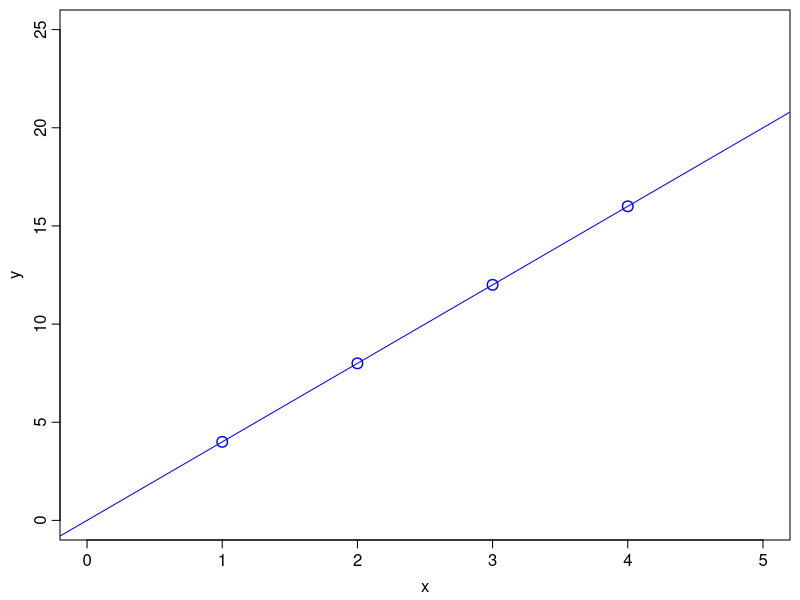
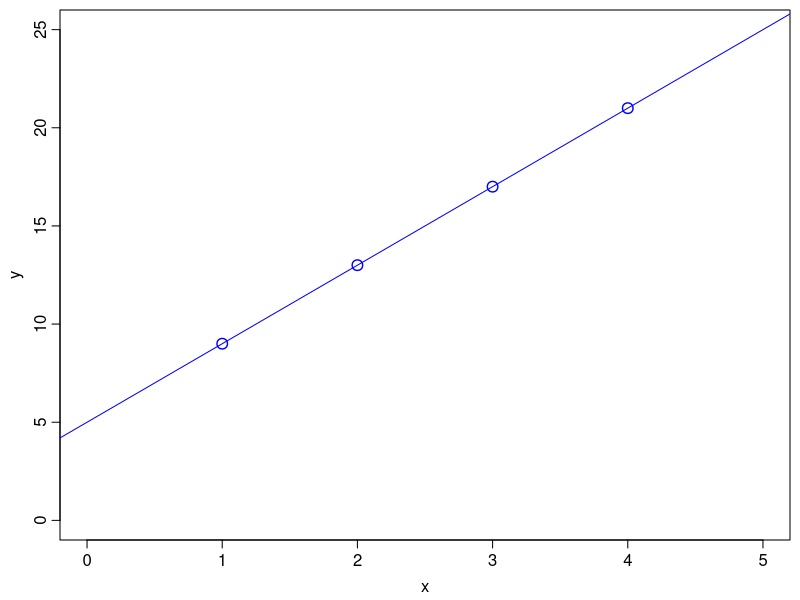
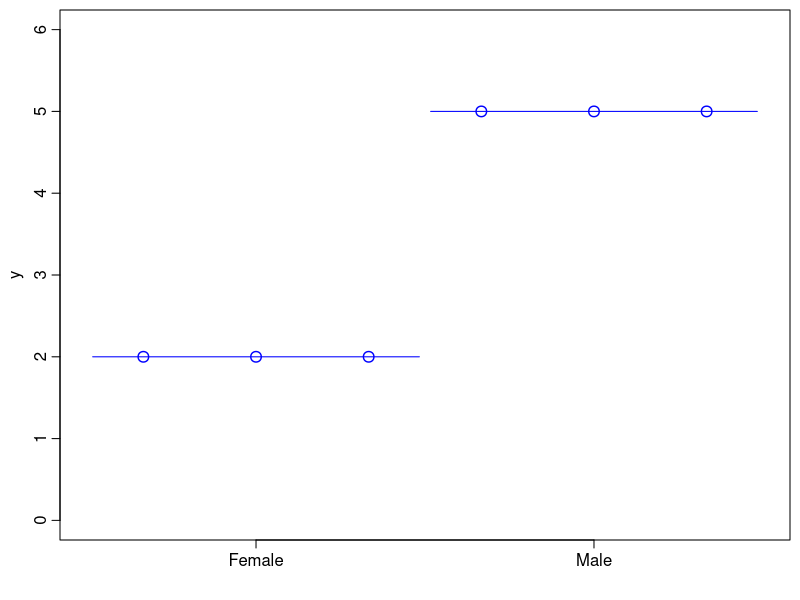
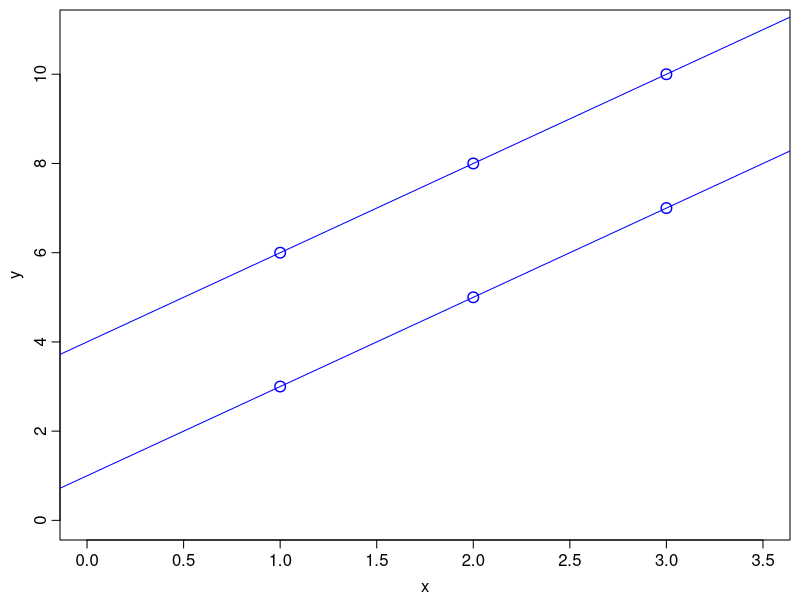
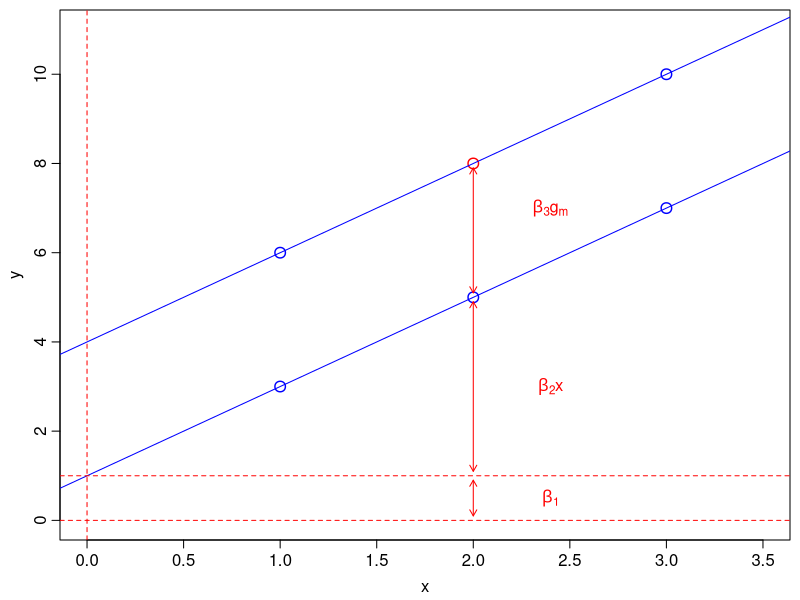

Source code (R) for these figures, in order: (Note: this script raises an error after producing the figures.)
palette(c('blue','red','purple','firebrick'))

# pdf width
w <- 3.5

# some replicate functions with changed defaults
arrows2 <- function(...) arrows(..., code=3, len=0.07, col='red')
text2   <- function(...) text(..., col='red', cex=1.4)


# simple regression no error

pdf('Origin.pdf', height=w, width=w)

	par(mar=c(3,3,0.5,0.5), mgp=c(1.8,0.5,0), tcl=-0.4)

	x <- 1:4
	y <- 4*x

	plot(y ~ x, col=1, pch=21, cex=1.4, xlim=c(0,5), ylim=c(0,25), lwd=1.4)
	abline(a=0, b=4,  col=1)	

dev.off()


pdf('Intercept.pdf', height=w, width=w)

	par(mar=c(3,3,0.5,0.5), mgp=c(1.8,0.5,0), tcl=-0.4)
	
	y <-  5 + 4*x

	plot(y ~ x, col=1, pch=21, cex=1.4, xlim=c(0,5), ylim=c(0,25), lwd=1.4)
	abline(a=5, b=4, col=1)	

dev.off()


pdf('Factor.pdf', height=w, width=w)

	par(mar=c(3,3,0.5,0.5), mgp=c(1.8,0.5,0), tcl=-0.4)
	
	y <- rep(c(2,5), each=3)
    x <- seq(along=y)-0.5
	plot(y ~ x, col='blue', pch=21, cex=1.4, xlim=c(0,6), ylim=c(0,6), lwd=1.4, xaxt='n', xlab='')
	gap <- 0.05
	arrows(c(0,3) + gap, c(2,5), c(3,6) - gap, c(2,5), code=0, col='blue')
    axis(side=1, at=c(1.5,4.5),  labels=c('Female','Male'))

dev.off()

pdf('TwoVars.pdf', height=w, width=w)

	par(mar=c(3,3,0.5,0.5), mgp=c(1.8,0.5,0), tcl=-0.4)
		
    x <- rep(1:3, times=2) 
    f <- rep(c(0,1), each=3)
    y <- 1 + 2 * x + 3 *f
	plot(y ~ x, col='blue', pch=21, cex=1.4, xlim=c(0,3.5), ylim=c(0,11), lwd=1.4)
	abline(a=1, b=2, col='blue')
	abline(a=4, b=2, col='blue')

dev.off()

pdf('TwoVarsHighlight.pdf', height=w, width=w)

	par(mar=c(3,3,0.5,0.5), mgp=c(1.8,0.5,0), tcl=-0.4)
		
    x <- rep(1:3, times=2) 
    f <- rep(c(0,1), each=3)
    y <- 1 + 2 * x + 3 *f
	plot(y ~ x,  pch=21, cex=1.4, xlim=c(0,3.5), ylim=c(0,11), lwd=1.4, col=c(1,1,1,1,2,1))
	abline(a=1, b=2, col='blue')
	abline(a=4, b=2, col='blue')
	
	abline(h=c(0,1), v=0, lty=2, col='red')
	gap <- 0.1
    arrows2(c(2,2,2), c(0,1,5)+gap, c(2,2,2), c(1,5,8)-gap)
	text(rep(2.4, 3), c(0.5,3,7), c(expression(beta[1]), expression(beta[2]*x), expression(beta[3]*g[m])), col='red')

dev.off()




x <- seq(along=y)-0.5
mid <- c(1,3,5,7)

pdf('Anova.pdf', height=w, width=w)

	par(mar=c(3,3,0.5,0.5), mgp=c(1.8,0.5,0), tcl=-0.4)

	plot(y ~ x, xaxt='n', xlab='', xlim=c(0,nk), ylim=c(0,max(y)), col=unclass(f), pch=21, cex=1.4, lwd=1.4)
	axis(side=1, at=mid,  labels=levels(f))
	
	gap <- 0.2
	arrows(c(0,2,4,6) + gap, yhat, c(2,4,6,8) - gap, yhat, col=1:4, code=0, lwd=2)


dev.off()


pdf('Error.pdf', height=w, width=w)

	par(mar=c(3,3,0.5,0.5), mgp=c(1.8,0.5,0), tcl=-0.4)
	x <- 1:4
	y <- 4*x + 5 + c(0.50,-2,2.58,-1)

	plot(y ~ x, col=1, pch=21, cex=1.4, xlim=c(0,5), ylim=c(0,25), lwd=1.4)
	#abline(a=5, b=4, col=1)	

dev.off()


pdf('TooFlat.pdf', height=w, width=w)

	par(mar=c(3,3,0.5,0.5), mgp=c(1.8,0.5,0), tcl=-0.4)

	plot(y ~ x, col=1, pch=21, cex=1.4, xlim=c(0,5), ylim=c(0,25), lwd=1.4)
	tooflat <- nls(y ~ a + 1 * x, start=list(a=10))
	abline(a=coef(tooflat), b=1, col=1)
	
	p <- predict(tooflat)
	r <- resid(tooflat)
	
	arrows(x,p,x,p+r, col='red', code=0)
	
dev.off()


pdf('TooSteep.pdf', height=w, width=w)

	par(mar=c(3,3,0.5,0.5), mgp=c(1.8,0.5,0), tcl=-0.4)

	plot(y ~ x, col=1, pch=21, cex=1.4, xlim=c(0,5), ylim=c(0,25), lwd=1.4)
	b <- 7
	toosteep <- nls(y ~ a + b * x, start=list(a=-10))
	abline(a=coef(toosteep), b=b, col=1)
	
	p <- predict(toosteep)
	r <- resid(toosteep)
	
	arrows(x,p,x,p+r, col='red', code=0)
	
dev.off()



pdf('Varying.pdf', height=w, width=2*w)

	par(mar=c(3,3,0.5,0.5), mgp=c(1.8,0.5,0), tcl=-0.4)
	par(mfrow=c(1,2))
	
	bvals <- seq(1, 7, length=50)
	resvar <- rep(NA, 50)
	
	for(b in seq_along(bvals)){
	
		model <- nls(y ~ a + bvals[b] * x, start=list(a=-10))

		p <- predict(model)
		r <- resid(model)
		resvar[b] <- deviance(model)

		plot(y ~ x, col=1, pch=21, cex=1.4, xlim=c(0,5), ylim=c(0,25), lwd=1.4)
		abline(a=coef(model), b=bvals[b], col=1)
		arrows(x,p,x,p+r, col='red', code=0)

		plot(resvar ~ bvals, type='o', ylim=c(10,60), col=2)		

	}
	
	abline(v=4, lty=2)
	
dev.off()


pdf('Varying_timeline.pdf', height=w, width=2*w)

	par(mar=c(3,3,0.5,0.5), mgp=c(1.8,0.5,0), tcl=-0.4)
	par(mfrow=c(1,2))
	
	bvals <- seq(1, 7, length=51)
	resvar <- rep(NA, 51)

	plot(y ~ x, col=1, pch=21, cex=1.4, xlim=c(0,5), ylim=c(0,25), lwd=1.4)
	p1 <- par('usr')
	plot(resvar ~ bvals, type='o', ylim=c(10,60), col=2, ylab='Sum of square residuals', xlab=expression(Slope~(beta[2])))		
	p2 <- par('usr')
	
	for(b in seq_along(bvals)){
	
		model <- nls(y ~ a + bvals[b] * x, start=list(a=-10))
		p <- predict(model)
		r <- resid(model)
		resvar[b] <- deviance(model)

		plot.new()
		par(usr=p1)
		arrows(x,p,x,p+r, col='red', code=0)
		abline(a=coef(model), b=bvals[b], col=1)
		
		plot.new()
		par(usr=p2)
		points(resvar ~ bvals, type='o', ylim=c(10,60), col=2)		

	}
	
	abline(v=4, lty=2)
	
dev.off()

pdf('Justright.pdf', height=w, width=w)

	par(mar=c(3,3,0.5,0.5), mgp=c(1.8,0.5,0), tcl=-0.4)

	plot(y ~ x, col=1, pch=21, cex=1.4, xlim=c(0,5), ylim=c(0,25), lwd=1.4)
	justright <- nls(y ~ a + b * x, start=list(a=5, b=4))
	abline(justright, col=1)
	
	p <- predict(justright)
	r <- resid(justright)
	
	arrows(x,p,x,p+r, col='red', code=0)
	
dev.off()

pdf('Predicted.pdf', height=w, width=w)

	par(mar=c(3,3,0.5,0.5), mgp=c(1.8,0.5,0), tcl=-0.4)

	plot(y ~ x, col='grey', pch=21, cex=1.4, xlim=c(0,5), ylim=c(0,25), lwd=1.4)
	abline(justright, col=1)
	
	p <- predict(justright)
	r <- resid(justright)

	arrows(x,p,x,p+r, col='grey', code=0)	
	points(x, p, col=2,  pch=21, cex=1.4 )

	
dev.off()

pdf('residDemo.pdf', height=1.5*w, width= 1.2*w )

	par(mar=c(3,3,0.5,0.5), mfrow=c(2,1), mgp=c(1.8,0.5,0), tcl=-0.4)

	sd <- 1
	# xx <- runif(100)*25
	# yy <- 1 + 0.2*xx + rnorm(100, sd=sd)
	xx <- c(10.56, 8.42, 7.45, 5.85, 13.55, 7.33, 2.59, 4.29, 21.79, 1.52, 
			19.6, 22.32, 2.25, 1.67, 5.09, 3.93, 20.71, 2.7, 1.41, 4.81, 
			16.72, 14.49, 22.47, 2.76, 17.97, 0.52, 1.77, 23.91, 16.85, 17.45, 
			17.77, 4.82, 13.14, 0.88, 20.37, 8.64, 12.23, 14.04, 21.66, 3.07, 
			17.9, 0.75, 22, 24, 1.33, 18.07, 12.15, 0.92, 10.28, 18.48, 19.31, 
			11.64, 10.43, 1.29, 8.32, 13.94, 4.76, 6.92, 4.19, 14.94, 20.29, 
			13.72, 17.84, 1.39, 5.8, 17.48, 23.31, 24.96, 1.47, 18.79, 11.67, 
			15.78, 8.23, 15.48, 4.66, 0.37, 4.67, 24.75, 8.83, 4.64, 9.25, 
			22.76, 4.38, 12.14, 18.69, 20.02, 4.51, 1.61, 1.52, 17.32, 3.44, 
			2, 3.34, 6.09, 22.96, 8.04, 4.85, 23.5, 7.05, 5.41)
	yy <- c(4.63, 2.64, 2.54, 1.49, 3.8, 3.06, 2.1, 1.15, 5.3, 1.35, 5.05, 
			4.9, 2.79, -0.01, 2.21, 1.39, 5.34, -0.68, 1.1, 2.15, 3.14, 4.81, 
			6.83, 1.74, 4.44, 1.41, 0.19, 5.51, 2.83, 5.86, 4.46, 1.94, 4.81, 
			2.65, 4.99, 2.33, 2.95, 4.54, 7.3, 1.8, 4.66, 1.73, 5.1, 5.86, 
			0.03, 4.47, 3.53, 2.05, 3.7, 3.88, 5.56, 2.02, 3.89, 0.58, 4.87, 
			3.8, 3.26, 0.56, 1.11, 1.5, 5.02, 2.12, 2.38, 1.74, 3.09, 3.53, 
			6.89, 5.43, 0.01, 4.24, 3.04, 5.11, 2.18, 3.26, 2.4, -1.04, 3.37, 
			5.42, 3.69, -1.36, 3.42, 4.12, 2.4, 1.73, 2.78, 5.85, 0.63, 1.52, 
			0.07, 5.38, 0.24, 2.38, 3.13, 2.6, 4.25, 2.2, 2.35, 5.58, 2.56, 1.68)
	plot(yy~xx, col='gray60', ylab='y', xlab='x', ylim=c(-2,8))
	mod <- lm(yy~xx)
	abline(mod, col='gray60')
	
	pts <- c(1,6,11,16,21)
	mnx <- predict(mod, newdata=list(xx=pts))
	points(pts, mnx, col='red', pch=19)
	
	for(i in seq_along(pts)){
	
		qn <- qnorm(ppoints(99), mean=mnx[i], sd=sd)
		dn <- dnorm(qn, mean=mnx[i], sd=sd)
		dn <- dn / max(dn) * 3 
		lines(dn + pts[i], qn, col='red', lwd=1.5)
		lines(rep(pts[i],2), qn[c(1,99)], col='red', lty=1, lwd=0.5)
		lines(c(pts[i], pts[i] + dn[45]), rep(mnx[i],2), col='red', lty=1, lwd=0.5)
		
	}
	
	n <- 21
	p <- ppoints(n)
	a <- qnorm(seq(0,1, by=diff(p)[1]))
	a[c(1,n+1)] <- c(-3,3)
	q <- qnorm(p)
	d <- dnorm(q)
	
	curve(dnorm(x), xlim=c(-3,3), type='n', ylim=c(0,0.45), ylab='Density')
	
	for(i in seq(1,n, by=2)){
	    x <- seq(a[i], a[i+1], length=15)
		y <- dnorm(x)
		polygon(x=c(a[i], x, a[i+1]), c(0,y,0), col='grey80', border=NA)
	}
	
	arrows(q, dnorm(q), q, rep(0.43, length(q)), code=0, col='gray')
	curve(dnorm(x), xlim=c(-3,3), add=TrUE)
	points(q, dnorm(q), col='red')
	points(q, rep(0.43, length(q)), col='red')


dev.off()


pdf('LinearModels.pdf', height=2/3*w, width=2*w)

	par(mar=c(3,3,2,0.5), mfrow=c(1,3), mgp=c(1.8,0.5,0), tcl=-0.4)
	
	x <- runif(20)
	y <- 0.5 * x + rnorm(20, sd=0.05)

	mod <- lm(y~x)
	plot(y ~ x, col='red')
	abline(mod, col=1)
	title(main=expression(y == beta[1] + beta[2] *x))

	x <- runif(20)
	y <- 0.5 * x - 0.6*x^2+ rnorm(20, sd=0.03)

	mod <- lm(y~x + I(x^2))
	plot(y ~ x, col='red')
	xx <- seq(0,1, length=50)
	p <- predict(mod, newdata=list(x=xx))
	lines(xx, p, col=1)
	title(main=expression(y == beta[1] + beta[2] *x + beta[3] *x^2))


	x1 <- runif(40)
	x2 <- runif(40)
	y  <- 0.2 * x1 + 0.3 * x2 - 0.4*x2^2 + 0.2*x1*x2 + rnorm(40, sd=0.05)
	mod <- lm(y ~ x1*x2+ I(x2^2))
	
	xx <- seq(0,1,length=20)
	newdata <- expand.grid(x1=xx, x2=xx)
	p <- predict(mod, newdata=newdata)	
	
	par(mar=c(1,1,2,1))
	VT <- persp(xx,xx, matrix(p, ncol=20), theta=-45, phi=10, xlab='x1', ylab='x2', zlab='y', border=1)
	points(trans3d(x1,x2,y, VT), col='red')

	title(main=expression(y == beta[1] + beta[2] * x[1] + beta[3] * x[2]+ beta[4] * x[2]^2+  beta[5] *x[1]*x[2]))


dev.off()

# pdf('Animate.pdf', height=w, width=w)

# for(t in seq(-180,180, by=5)){
	# VT <- persp(xx,xx, matrix(p, ncol=20), theta=t, phi=10, xlab='x1', ylab='x2', zlab='y', border=1)
	# points(trans3d(x1,x2,y, VT), col='red')

	# title(main=expression(y == beta[1] + beta[2] * x[1] + beta[3] * x[2]+ beta[4] * x[2]^2+  beta[5] *x[1]*x[2]))
# }

# dev.off()


## data for constant variance plots

# xreg <- runif(60)
# yreg <- 1 + 2*xreg +rnorm(60, sd=0.25)
# xaov <- gl(3,20, labels=c('none','sofa','active'))
# yaov <- 3 + 2.5 * (xaov=='sofa') + 1.1 * (xaov=='active') + rnorm(60, sd=0.25)
# yqd <- 0.1 + 2*xreg -  4*xreg^2 + rnorm(60, sd=0.25)
# ycurve   <- 1 + 2*xreg + 2 * xreg^2 + rnorm(60, sd=0.25) 
# yneqvar  <- 3 + 2.5 * (xaov=='sofa') + 1.1 * (xaov=='active') + rnorm(60, sd=0.25)*unclass(xaov)
# ynonnorm <- 0.1 + 2*xreg -  4*xreg^2 + rt(60, df=1.5)/10
# dat <- data.frame(xreg=round(xreg,3), xaov=xaov, yreg=round(yreg,3), yoav=round(yaov,3), 
#                   yqd=round(yqd,3), ycurve=round(ycurve,3), yneqvar=round(yneqvar,3), ynonnorm=round(ynonorm,3))


dat <- data.frame(xreg = c(0.669, 0.529, 0.825, 0.659, 0.791, 0.283, 
							0.164, 0.768, 0.129, 0.333, 0.647, 0.863, 0.987, 0.265, 0.602, 
							0.444, 0.513, 0.535, 0.717, 0.162, 0.059, 0.839, 0.285, 0.644, 
							0.382, 0.736, 0.983, 0.023, 0.121, 0.394, 0.271, 0.098, 0.705, 
							0.119, 0.415, 0.374, 0.516, 0.419, 0.529, 0.126, 0.143, 0.791, 
							0.011, 0.206, 0.506, 0.569, 0.03, 0.875, 0.429, 0.623, 0.346, 
							0.658, 0.74, 0.979, 0.591, 0.136, 0.338, 0.93, 0.921, 0.928), 
				    xaov = gl(3,20, labels=c('none','sofa','active')),			    
				    yreg = c(2.492, 1.956, 2.771, 2.292, 2.902, 1.829, 1.565, 2.341, 1.097, 
							2.1, 2.258, 2.89, 3.08, 1.589, 2.329, 1.897, 2.191, 1.91, 2.74, 
							1.215, 1.61, 2.55, 1.563, 1.918, 1.623, 2.735, 2.762, 1.152, 
							1.13, 1.618, 1.819, 1.217, 2.22, 1.291, 1.61, 1.707, 2.323, 2.215, 
							2.297, 1.032, 1.191, 2.581, 1.078, 1.44, 1.906, 2.095, 1.098, 
							3.044, 1.514, 2.133, 1.598, 1.974, 2.314, 2.799, 2.187, 0.95, 
							1.86, 2.667, 2.822, 2.752), 
				    yoav = c(3.29, 2.728, 2.979, 3.509, 3.446, 2.901, 2.792, 
						    3.308, 3.107, 3.14, 3.212, 3.109, 2.912, 2.894, 3.214, 2.705, 
						    3.164, 2.482, 2.693, 3.07, 5.685, 5.349, 5.958, 5.368, 5.695, 
						    5.357, 5.557, 4.995, 5.731, 5.57, 5.405, 5.017, 5.538, 5.556, 
						    5.052, 6.005, 5.585, 5.31, 5.739, 4.893, 4.236, 4.66, 4.269, 
						    4.5, 3.612, 3.465, 3.799, 4.132, 3.838, 4.326, 3.844, 4.091, 
						    4.237, 3.987, 4.504, 3.874, 4.219, 4.065, 4.336, 4.157), 
				    yqd = c(-0.254, -0.198, -1.103, 0, -1.006, 0.262, 1.051, 
						    -0.551, 0.151, -0.071, -0.361, -1.212, -2.044, 0.481, 0.066, 
						    0.104, -0.029, -0.1, -0.098, 0.607, 0.146, -1.005, 0.067, 
						    -0.044, 0.447, -0.576, -2.327, 0.065, 0.275, 0.081, 0.847, 
						    0.04, -0.576, 0.642, 0.285, 0.39, 0.246, 0.322, -0.111, 0.385, 
						    0.329, -0.81, 0.168, 0.521, 0.19, -0.183, 0.01, -1.519, 0.431, 
						    -0.263, 0.307, -0.813, -0.976, -2.142, -0.138, 0.67, 0.387, 
						    -1.478, -1.11, -1.559),
					ycurve = c(2.897, 2.463, 3.678, 3.179, 3.342, 1.474, 1.586, 3.131, 1.403, 
							1.653, 3.112, 3.644, 4.573, 1.931, 2.814, 2.126, 2.328, 2.845, 
							2.823, 1.214, 1.085, 3.485, 1.776, 2.993, 1.508, 2.978, 4.522, 
							1.662, 1.122, 1.715, 1.839, 1.129, 3.105, 1.441, 2.214, 1.473, 
							2.411, 1.762, 2.599, 1.38, 0.952, 3.785, 1.207, 1.418, 1.932, 
							2.368, 1.297, 4.089, 2.077, 2.899, 1.891, 2.832, 3.151, 4.792, 
							3.018, 1.248, 2.162, 4.043, 4.289, 4.07),
					yneqvar = c(2.944, 2.593, 2.788, 3.206, 2.795, 3.323, 2.881, 
							2.996, 2.951, 2.9, 2.534, 3.02, 2.718, 3.022, 3.129, 3.026, 2.863, 
							3.454, 3.026, 2.94, 4.771, 5.627, 6.435, 5.479, 5.01, 5.094, 
							5.347, 4.767, 5.701, 5.759, 5.266, 5.477, 5.861, 4.547, 5.671, 
							5.069, 5.604, 5.883, 6.007, 4.649, 5.834, 5.307, 4.276, 4.201, 
							3.372, 4.669, 4.079, 3.724, 3.843, 3.835, 3.084, 2.897, 4.553, 
							3.706, 4.274, 4.818, 2.736, 4.268, 4.528, 4.582),
					ynonnorm = c(-0.256, 0.06, -0.986, 0.579, -0.343, 0.296, 0.626, -0.559, 
							-0.269, 0.676, -1.752, -0.931, -1.768, 0.662, -0.205, 0.045, 
							0.147, 0.101, -0.094, 0.361, 0.209, 0.376, 0.285, -0.34, 0.272, 
							-0.611, -1.898, 0.238, 0.218, 0.124, 0.228, 0.022, -0.353, 0.268, 
							0.295, 0.326, 0.261, 0.275, 0.069, 0.313, 0.341, -0.518, 0.093, 
							-0.438, 0.123, -0.13, 0.382, -1.23, 0.806, -0.217, 0.185, -0.309, 
							-0.663, -1.817, -0.29, 0.487, 0.217, -1.481, -1.385, -1.424))



regmod <- lm(yreg~xreg, data=dat)
regpred <- predict(regmod)
regres <- resid(regmod)

aovmod <- lm(yaov ~ xaov, data=dat)
aovpred <- predict(aovmod)
aovres <- resid(aovmod)

quadmod <- lm(yqd ~ xreg + I(xreg^2), data=dat) 
quadpred <- predict(quadmod)
quadres <- resid(quadmod)

curvemod <- lm(ycurve ~ xreg, data=dat)
curvepred <- predict(curvemod)
curveres <- resid(curvemod)

neqvarmod <- lm(yneqvar ~ xaov, data=dat)
neqvarpred <- predict(neqvarmod)
neqvarres <- resid(neqvarmod)

nonnormmod <- lm(ynonnorm ~ xreg + I(xreg^2), data=dat)
nonnormpred <- predict(nonnormmod)
nonnormres <- resid(nonnormmod)

pdf('ConstantVarianceDat.pdf', height=2/3*w, width=2*w)

	par(mar=c(3,3,2,0.5), mfrow=c(1,3), mgp=c(1.8,0.5,0), tcl=-0.4)
	
	plot(yreg ~ xreg,  ylab='y',  xlab='x',col='red', data=dat)
	title(main=expression(y == beta[1] + beta[2] *x))

	xaovxx <- c(4:23, 29:48, 54:73)
	plot(yaov ~ xaovxx, ylim=c(2.25, 6.25), xlim=c(1, 76), xlab='', xaxt='n', ylab='y', col='red', data=dat)
	axis(1, at=c(1,26,51,76), labels=FALSE)
	mtext(levels(xaov), at=c(13.5,38.5,63.5), side=1, line=1.8, cex=0.8)
	abline(v=c(1,26,51,76), lty=2, col='gray')
	title(main=expression(y == beta[1] + beta[2] * x[s] + beta[3] *x[a]))


	plot(yqd ~ xreg,  ylab='y',  xlab='x', col='red', data=dat)
	title(main=expression(y == beta[1] + beta[2] *x + beta[3] *x^2))

dev.off()


pdf('ConstantVarianceMods.pdf', height=2/3*w, width=2*w)

	par(mar=c(3,3,2,0.5), mfrow=c(1,3), mgp=c(1.8,0.5,0), tcl=-0.4)
	
	plot(yreg ~ xreg,  ylab='y',  xlab='x', type='n', data=dat)
	title(main=expression(y == beta[1] + beta[2] *x))

	arrows(xreg, regpred, xreg, yreg, code=0, col='grey')
	abline(regmod, col='blue')
	points(yreg ~ xreg, col='red', data=dat)	

	xaovxx <- c(4:23, 29:48, 54:73)
	plot(yaov ~ xaovxx, ylim=c(2.25, 6.25), xlim=c(1, 76), xlab='', xaxt='n', ylab='y', type='n', data=dat)
	axis(1, at=c(1,26,51,76), labels=FALSE)
	mtext(levels(xaov), at=c(13.5,38.5,63.5), side=1, line=1.8, cex=0.8)
	abline(v=c(1,26,51,76), lty=2, col='gray')
	title(main=expression(y == beta[1] + beta[2] * x[s] + beta[3] *x[a]))
	
	arrows(xaovxx, aovpred, xaovxx, yaov, code=0, col='grey')
	cf <- coef(aovmod)
	cf[2:3] <- cf[2:3] + cf[1]
	arrows(c(1,26,52), cf, c(26,51,76),cf, code=0, col='blue')
	points(yaov ~ xaovxx, col='red', data=dat)

	plot(yqd ~ xreg,  ylab='y',  xlab='x', type='n', data=dat)
	title(main=expression(y == beta[1] + beta[2] *x + beta[3] *x^2))

	arrows(xreg, quadpred, xreg, yqd, code=0, col='grey')
	cf <- as.list(coef(quadmod))
	names(cf) <- c('i','l','q')
	with(cf, curve(i + l*x + q*x^2, col='blue', add=TrUE))
	points(yqd ~ xreg, col='red', data=dat)

dev.off()

pdf('Fitresid.pdf', height=2/3*w, width=2*w)

	par(mar=c(3,3,2,0.5), mfrow=c(1,3), mgp=c(1.8,0.5,0), tcl=-0.4)

	plot(regmod,  which=1, add.smooth=FALSE, col='red')
	plot(aovmod,  which=1, add.smooth=FALSE, col='red')
	plot(quadmod, which=1, add.smooth=FALSE, col='red')

dev.off()

qq2 <- function(mod){
	rs <- rstandard(mod)
	xy <- qqnorm(rs, plot.it=FALSE)
	plot(xy, type='n', main="Normal Q-Q plot", xlab='Theoretical Quantiles', ylab='Sample Quantiles')
	qqline(rs, col='gray30')
	points(xy, col='red')
}

pdf('QQNorm.pdf', height=2/3*w, width=2*w)

	par(mar=c(3,3,2,0.5), mfrow=c(1,3), mgp=c(1.8,0.5,0), tcl=-0.4)
	
	qq2(regmod)
	qq2(aovmod)
	qq2(quadmod)
			
dev.off()

# Bad plots

pdf('NonConstantVarianceMods.pdf', height=2/3*w, width=2*w)

	par(mar=c(3,3,2,0.5), mfrow=c(1,3), mgp=c(1.8,0.5,0), tcl=-0.4)
	
	plot(ycurve ~ xreg,  ylab='y',  xlab='x', type='n', data=dat)
	title(main=expression(y == beta[1] + beta[2] *x))

	arrows(xreg, curvepred, xreg, ycurve, code=0, col='grey')
	abline(curvemod, col='blue')
	points(ycurve ~ xreg, col='red', data=dat)	

	xaovxx <- c(4:23, 29:48, 54:73)
	plot(yneqvar ~ xaovxx, ylim=c(2.25, 6.45), xlim=c(1, 76), xlab='', xaxt='n', ylab='y', type='n', data=dat)
	axis(1, at=c(1,26,51,76), labels=FALSE)
	mtext(levels(xaov), at=c(13.5,38.5,63.5), side=1, line=1.8, cex=0.8)
	abline(v=c(1,26,51,76), lty=2, col='gray')
	title(main=expression(y == beta[1] + beta[2] * x[s] + beta[3] *x[a]))
	
	arrows(xaovxx, neqvarpred, xaovxx, yneqvar, code=0, col='grey')
	cf <- coef(neqvarmod)
	cf[2:3] <- cf[2:3] + cf[1]
	arrows(c(1,26,52), cf, c(26,51,76),cf, code=0, col='blue')
	points(yneqvar ~ xaovxx, col='red', data=dat)

	plot(ynonnorm ~ xreg,  ylab='y',  xlab='x', type='n', data=dat)
	title(main=expression(y == beta[1] + beta[2] *x + beta[3] *x^2))

	arrows(xreg, nonnormpred, xreg, ynonnorm, code=0, col='grey')
	cf <- as.list(coef(nonnormmod))
	names(cf) <- c('i','l','q')
	with(cf, curve(i + l*x + q*x^2, col='blue', add=TrUE))
	points(ynonnorm ~ xreg, col='red', data=dat)

dev.off()

pdf('BadFitresid.pdf', height=2/3*w, width=2*w)

	par(mar=c(3,3,2,0.5), mfrow=c(1,3), mgp=c(1.8,0.5,0), tcl=-0.4)

	plot(curvemod,  which=1, add.smooth=FALSE, col='red')
	plot(neqvarmod,  which=1, add.smooth=FALSE, col='red')
	plot(nonnormmod, which=1, add.smooth=FALSE, col='red')

dev.off()

pdf('BadQQNorm.pdf', height=2/3*w, width=2*w)

	par(mar=c(3,3,2,0.5), mfrow=c(1,3), mgp=c(1.8,0.5,0), tcl=-0.4)
	
	qq2(curvemod)
	qq2(neqvarmod)
	qq2(nonnormmod)
			
dev.off()


# pdf('Anscombe.pdf', height=2*w, width=2*w)

	# par(mar=c(3,3,0.5,0.5), mfrow=c(2,2), mgp=c(1.8,0.5,0), tcl=-0.4)
	
	# data(anscombe)
	
	# for(i in 1:4){
		
		# x <- anscombe[,i]; y <- anscombe[,i+4]
		# mod <- lm(y~x)
		# plot(y ~ x)
		# abline(mod)
	# }

# dev.off()

## EXPLANATOrY POWEr


# null and saturated model

x <- 1:9
f1 <- gl(3,3, labels=letters[1:3])
f2 <- gl(9,1, labels=letters[1:9])
# y <- unclass(f1) +rnorm(9, sd=0.9)
y <- c(0.82, 1, 0.17, -0.42, 2.29, 2.35, 4.06, 2.71, 2.73)


pdf('NullSaturated.pdf', height=1.5*w, width=1.2*w)

	par(mar=c(3,3,2,0.5), mfrow=c(2,1), mgp=c(1.8,0.5,0), tcl=-0.4)

	null <- lm(y ~ 1)
	nr <- resid(null)
	np <- predict(null)
	nullSS <- sum(resid(null)^2)


	plot(y ~ x, col='red', xlim=c(0.5,9.5), xaxt='n', xlab='')
	abline(null, col='blue')
	arrows(x, np, x, y, col='blue', code=0)
	title(main=expression(y == beta[1]), line=1.2)
	text(1, 3.5, sprintf("ESS = %0.2f\nrSS = %0.2f", 0,nullSS), adj=0)	

	mod <- lm(y ~ f2) 
	plot(y ~ x, col='red', xlim=c(0.5,9.5), xaxt='n')
	axis(1, at=1:9, labels=levels(f2))
	arrows(x-0.5, y, x+0.5, y, col='blue', code=0)
	title(main=expression(y == beta[1] + beta[2]*f[b] + ldots + beta[8]*f[h]), line=1.2)
	text(1, 3.5, sprintf("ESS = %0.2f\nrSS = %0.2f", nullSS, 0), adj=0)	

dev.off()

pdf('Intermediate.pdf', height=0.75*w, width=1.2*w)

	par(mar=c(3,3,2,0.5),  mgp=c(1.8,0.5,0), tcl=-0.4)
	mod <- lm(y ~ f1) 
	r <- resid(mod)
	p <- predict(mod)
	rss <- sum(resid(mod)^2)
	plot(y ~ x, col='red', xlim=c(0.5,9.5), xaxt='n', xlab='')
	axis(1, at=c(2,5,8), labels=levels(f1))
	cf <- coef(mod); cf[2:3] <- cf[2:3]+cf[1]
	arrows(c(1,4,7), cf, c(3,6,9), cf, col=2, code=0 )
	arrows(x, p, x, y, col='blue', code=0)
	title(main=expression(y == beta[1] + beta[2]*f[b] + beta[3]*f[c]), line=1.2)
	text(1, 3.5, sprintf("ESS = %0.2f\nrSS = %0.2f", nullSS-rss,rss), adj=0)		

dev.off()

# Simulate F 2,6

N <- 10000
ratio <- numeric(N)
f1 <- gl(3,3, labels=letters[1:3])
x <- 1:9
y <- matrix(rnorm(9 *N), ncol=9)

null <- apply(y, 1, function(x) var(x) * 8)
means <- t(apply(y, 1, function(x) rep(c(mean(x[1:3]), mean(x[4:6]), mean(x[7:9])), each=3)))

rSS <- rowSums((y - means)^2)
ESS <- null - rSS
ratio <- (ESS/2)/(rSS/6)

idx <- c(which.min(ratio), which.min(abs(ratio - median(ratio))),  which.min(abs((ratio -12))))

pdf('F_extremes.pdf', height=2/3*w, width=2*w)

	par(mar=c(3,3,2,0.5), mfrow=c(1,3), mgp=c(1.8,0.5,0), tcl=-0.4)

	yl <- range(y[idx,])
	
	for(i in idx){
		
		null <- lm(y[i,] ~ 1)
		nullSS <- sum(resid(null)^2)
	
		mod <- lm(y[i,] ~ f1) 
		r <- resid(mod)
		p <- predict(mod)
		rss <- sum(resid(mod)^2)
		
		plot(y[i, ] ~ x, col='red', xlim=c(0,9.5), xaxt='n', xlab='', ylab='y', ylim=yl)
		axis(1, at=c(2,5,8), labels=levels(f1))
		cf <- coef(mod); cf[2:3] <- cf[2:3]+cf[1]
		arrows(c(1,4,7), cf, c(3,6,9), cf, col=2, code=0 )
		arrows(x, p, x, y[i,], col='blue', code=0)
		title(main=expression(y == beta[1] + beta[2]*f[b] + beta[3]*f[c]), line=1.2)
		
		text(0.2, 1., sprintf("ESS = %0.2f\nrSS = %0.2f\nF = %0.2f", nullSS-rss, rss, anova(mod)[1,4]), adj=0)		
	
	}

dev.off()




pdf('FAnimate.pdf',height=0.75*w, width= 1.2*w)

	par(mar=c(3,3,0.5,0.5), mgp=c(1.8,0.5,0), tcl=-0.4)

	clip <- quantile(ratio, 0.99)
	xr <-c(0, clip)
	bks <- seq(0, clip, length=30)
	tratio <- ifelse(ratio >= clip, NA, ratio)
	
	# base graphic
	plot(1, ylim=c(0,0.8), xlim=xr, type='n', xlab='Variance ratio', ylab='Density')
	arrows(4.52,0.2,4.52,0, lwd=2, col='red',len=0.13)
	usr <- par('usr')
	
	# frames of animation
	for(x in seq(250,N, by=250)){
		plot.new();  par(usr=usr)	
		h <- hist(tratio[1:x], breaks=bks, plot=FALSE)
		h$density <- h$counts/N/diff(bks)[1]
		lines(h, freq=FALSE)
	}

	abline(v=quantile(ratio, 0.95), col='blue')
	
dev.off()

## T simulation

x <- 1:20 + runif(20)/0.5

y1 <- 6 - 0.05 * x + rnorm(20, sd=2.3)
y2 <- 3 + 1/3 * x + rnorm(20, sd=2.3)
y3 <- 6 - 0.05 * x + rnorm(20, sd=0.4)
y4 <- 3 + 1/3 * x + rnorm(20, sd=0.4)

xd <- list(x=seq(0, 20, length=100))

yr <- range(y1,y2,y3,y4)

pdf('T_examples.pdf',height=1.5*w, width= 2*w)
	
	par(mar=c(0.5,0.5,0.5,0.5), mfrow=c(2,2), mgp=c(1.8,0.5,0), tcl=-0.4, oma=c(2,2,2,2))
	
	for(i in 1:4){
		
		y <- get(paste('y', i, sep=''))
	
		plot(y~x, ylim=yr, type='n', xaxt='n', yaxt='n')
		mod <- lm(y ~ x)
		if(i %in% c(3,4)) axis(1) else axis(1, labels=FALSE)
		if(i %in% c(1,3)) axis(2) else axis(2, labels=FALSE)
		
		if(i == 1) {mtext('Small effect', line=1, cex=1.2)}
		if(i == 2) {mtext('Large effect', line=1, cex=1.2); ; mtext('Low precision', side=4, line=1, cex=1.2)} 
		if(i == 4) mtext('High precision', side=4, line=1, cex=1.2)


		p <- predict(mod, newdata=xd, se.fit=TrUE)
	
		abline(h=mean(y), col='grey')
		abline(mod, col='blue')
		lines(xd$x, p$fit + 2*p$se.fit, col='blue', lty=2)
		lines(xd$x, p$fit - 2*p$se.fit, col='blue', lty=2)
			
		points(y ~ x, col='red')
		mm <- summary(mod)$coef
		text(2, yr[2]-0.5 , bquote(beta[2]==.(a), list(a=round(mm[2,1],3))), adj=0)		
		text(2, yr[2]-1.5 , bquote(se ==.(a), list(a=round(mm[2,2],3))), adj=0)		
		text(2, yr[2]-2.5 , bquote(t ==.(a), list(a=round(mm[2,3],3))), adj=0)		
	
		
		# print(summary(lm(y ~ x)))
	}
	
dev.off()


# Simulate t 19

N <- 10000
tval <- numeric(N)
x <- 1:20 + runif(20)/0.5
y <- matrix(rnorm(20*N, mean=5), ncol=20)
xd <- list(x=seq(0, 20, length=100))


for(i in seq_along(tval)) tval[i] <- summary(lm(y[i,] ~ x))$coef[2,3]


idx <- c(which.min(tval), which.min(abs(tval)),  which.max(tval))

pdf('t_extremes.pdf', height=2/3*w, width=2*w)

	par(mar=c(3,3,2,0.5), mfrow=c(1,3), mgp=c(1.8,0.5,0), tcl=-0.4)

	yl <- range(y[idx,])

	for(i in idx){
		
				
		plot(y[i, ] ~ x, col='red', ylab='y', ylim=yl)
		title(main=expression(y == beta[1] + beta[2]*x, line=1.2))
		mod <- lm(y[i,] ~ x)
		p <- predict(mod, newdata=xd, se.fit=TrUE)
	
		abline(h=mean(y[i,]), col='grey')
		abline(mod, col='blue')
		lines(xd$x, p$fit + 2*p$se.fit, col='blue', lty=2)
		lines(xd$x, p$fit - 2*p$se.fit, col='blue', lty=2)

		mm <- summary(mod)$coef
		if( mm[2,1] < 0) yy <- 3.5 else yy <- 6.75
		text(3, yy  , bquote(beta[2]==.(a), list(a=round(mm[2,1],3))), adj=0)		
		text(3, yy - 0.4, bquote(se ==.(a), list(a=round(mm[2,2],3))), adj=0)		
		text(3, yy - 0.8, bquote(t ==.(a), list(a=round(mm[2,3],3))), adj=0)		

	
	}

dev.off()





pdf('tAnimate.pdf',height=0.75*w, width= 1.2*w)

	par(mar=c(3,3,0.5,0.5), mgp=c(1.8,0.5,0), tcl=-0.4)

	xr <- range(tval)
	bks <- seq(xr[1], xr[2], length=30)
	
	# base graphic
	plot(1, ylim=c(0,0.42), xlim=xr, type='n', xlab='t value', ylab='Density')
	usr <- par('usr')
	
	# frames of animation
	for(x in seq(250,N, by=250)){
		plot.new();  par(usr=usr)	
		h <- hist(tval[1:x], breaks=bks, plot=FALSE)
		h$density <- h$counts/N/diff(bks)[1]
		lines(h, freq=FALSE)
	}

	abline(v=quantile(tval, c(0.025,0.975)), col='red')
	
dev.off()


## more detailed examples
# n <- 60
# x <- rep(1:20, times=3) + runif(60)
# f <- gl(3,20)
# y1 <- 4 + rnorm(n, sd=2)
# y2 <- 1 + 0.05*x + 1.2*unclass(f) + rnorm(n, sd=1.3)
# y3 <- -1 + 0.3*x + unclass(f) + rnorm(n, sd=0.8)

palette(c('red','blue','darkgreen'))

f <- gl(3,20)
x <- c(1.32, 2.87, 3.91, 4.51, 6, 7, 7.12, 8.4, 9.31, 10.04, 11.5, 
		12.96, 13.47, 14.83, 15.77, 16.69, 17.93, 18.82, 19.47, 20.19, 
		1.25, 2.08, 3.62, 4.44, 5.46, 6.58, 7.22, 8.56, 9.15, 10.11, 
		11, 12.83, 13.66, 14.44, 15.38, 17, 17.28, 18.66, 19.54, 20.62, 
		1.29, 2.44, 3.83, 4.56, 5.59, 6.84, 7.18, 8.24, 9.31, 10.69, 
		11.25, 12.16, 13.87, 14.55, 15.19, 16.66, 17.17, 18.06, 19.04, 20.25)
y1 <- c(3.63, 4.59, 4.5, 3.16, 4.32, 4.36, 0.41, 1.47, 3.44, 2.85, 
		8.62, 6.14, 6.8, 4.75, 0.77, 4.4, 1.53, 4.05, 6.62, 1.45, 4.14, 
		7.58, 5.52, 2.68, 2.4, 1.54, 4.3, 2.96, 5.36, 5.2, 1.37, 6.95, 
		3.46, 2.84, 3.32, -0.12, 6.47, 3.63, 5.27, 6.6, 2, 6.35, 4.03, 
		6.75, 3.92, 3.48, 3.33, 3.6, 6.58, 6.43, 8.67, 3.24, -0.28, 4.58, 
		6.18, 4.64, 3.9, 4.64, 4.07, 3.9)
y2 <- c(1.76, 6.46, 0.63, -0.25, 5.27, 2.97, 2.91, 2.05, 
		2.16, 3.95, 5.2, 1.93, 3.03, 4.62, 4, 6.67, 2.36, 3.49, 3.87, 
		0.26, 3.49, 3.05, 3.45, 4.5, 3.29, 2.41, 4.58, 1.43, 3.56, 2.28, 
		4.05, 4.74, 6.43, 3.11, 5.15, 3.43, 2.78, 3.74, 5.82, 3.66, 4.11, 
		3.8, 3.9, 4.33, 5.67, 4.71, 4.64, 3.41, 6.34, 4.16, 6.44, 7.02, 
		6.89, 2.99, 5.3, 5.84, 5.48, 6.64, 8.78, 5.64)
y3 <- c(0.39, 0.65, -0.13, 1.14, 1.58, 2, 2.85, 1.74, 3.9, 
		1.83, 3.01, 4.39, 3.85, 5.32, 3.62, 5.56, 5.92, 5, 5.39, 6.71, 
		1.16, 1.55, 0.15, 1.27, 2.92, 3.35, 3.25, 3.26, 4.84, 3.42, 3.55, 
		4.21, 5.3, 5.65, 6.56, 6.63, 5.24, 6.41, 5.76, 7.73, 2.47, 2.54, 
		2.55, 2.66, 3.47, 4.7, 3.75, 4.48, 4.12, 6.49, 5.42, 4.86, 5.97, 
		6.61, 6.04, 6.58, 6.39, 7.51, 7.42, 8.37)

pdf('anova_null.pdf', height=2/3*w, width=2*w)

	par(mar=c(3,3,2,0.5), mfrow=c(1,3), mgp=c(1.8,0.5,0), tcl=-0.4)

	for(i in 1:3){
		
		y <- get(paste('y', i, sep=''))
	
		plot(y~x, ylim=c(-2,10), type='n')
		null <- lm(y ~ 1)
		pnull <- predict(null)
	
		abline(null, col='grey')
		arrows(x,pnull,x,y, code=0, col='grey')
		points(y ~ x, col='red')
		text(1.5,9.5, sprintf('SS = %0.2f', sum(resid(null)^2)), adj=0, cex=1.2)
		title(main=expression(y == beta[1]))
	}
	
dev.off()


pdf('anova_mod.pdf', height=2/3*w, width=2*w)

	par(mar=c(3,3,2,0.5), mfrow=c(1,3), mgp=c(1.8,0.5,0), tcl=-0.4)

	for(i in 1:3){
		
		y <- get(paste('y', i, sep=''))
	
		plot(y~x, ylim=c(-2,10), type='n')
		mod <- lm(y ~ x )
		pmod  <- predict(mod)
	
		abline(mod, col='blue')
		arrows(x,pmod,x,y, code=0, col='blue')
		points(y ~ x, col='red')
		text(1.5,9.5, sprintf('SS = %0.2f', sum(resid(mod)^2)), adj=0, cex=1.2)
		title(main=expression(y == beta[1] + beta[2] *x))	
	
	}

dev.off()


pdf('anova_mod2.pdf', height=2/3*w, width=2*w)

	par(mar=c(3,3,2,0.5), mfrow=c(1,3), mgp=c(1.8,0.5,0), tcl=-0.4)

	for(i in 1:3){
		
		y <- get(paste('y', i, sep=''))
	
		plot(y~x, ylim=c(-2,10), type='n')
		mod2 <- lm(y ~ x + f)
		pmod2 <- predict(mod2)
		
		for(l in seq_along(levels(f))){
			xx <- x[unclass(f)==l]
			yy <- y[unclass(f)==l]
			pp <- pmod2[unclass(f)==l]
			lines(xx, pp, col=l)
			arrows(xx,pp, xx,yy, col=l, code=0)
		}
		points(y ~ x, col=f)
		text(1.5,9.5, sprintf('SS = %0.2f', sum(resid(mod2)^2)), adj=0, cex=1.2)
		title(main=expression(y == beta[1] + beta[2] *x + beta[3] *f[b] + beta[4] * f[c]))	
	}

dev.off()

# Simulate F 1,58

N <- 10000
ratio <- numeric(N)
sampleSize <- 60

for(i in seq_along(ratio)){
	y <- rnorm(sampleSize)
	x <- gl(3,20)
	ratio[i] <- anova(lm(y ~ x))[1,4]
}


# Create vectors to store results in
N <- 10000
sampleSize <- 40 # <<< try changing this value to 20 and 200

sample1 <- matrix(rnorm(n=N*sampleSize, mean=10, sd=2), nrow =N, ncol=sampleSize)
sample2 <- matrix(rnorm(n=N*sampleSize, mean=10, sd=2), nrow =N, ncol=sampleSize)

var1 <- apply(sample1, 1, var)
var2 <- apply(sample2, 1, var)

ratio <- var1/var2



pdf('FAnimate.pdf',height=1.5*w, width= 1.2*w)

	par(mar=c(3,3,0.5,0.5), mfrow=c(2,1), mgp=c(1.8,0.5,0), tcl=-0.4)

	curve(dnorm(x, mean=10, sd=2), xlim=c(2,18), ylim=c(0,0.33), lwd=4 ,col='gray', ylab='Density')
	usr1 <- par('usr')
	plot(1, ylim=c(0,1.3), xlim=c(0,3.5), type='n', xlab='Variance ratio', ylab='Density')
	usr2 <- par('usr')
	
	idx <-c(which.min(abs(ratio -1)), which.min(ratio),   which.max(ratio))
	labloc <- c(10,5,15)
	for(i in seq_along(idx)){
		
		ind <- idx[i]
		plot.new(); par(usr=usr1)
		lines(density(sample1[ind,]), col=i, lwd=2)
		lines(density(sample2[ind,]), col=i, lwd=2, lty=2)
		
		vals <- list(f=round(ratio[ind],2), x=round(var1[ind],2), y=round(var2[ind],2)) 
		text(labloc[i], 0.30, bquote(.(f) == frac(.(x), .(y)), where=vals), cex=0.8, col=i)

		plot.new(); par(usr=usr2)
		abline(v=vals$f, col=i, lwd=2)
	}

	# add frame with annotations for all curves for the animation
	plot.new(); par(usr=usr1)
	for(i in seq_along(idx)){		
		ind <- idx[i]
		lines(density(sample1[ind,]), col=i, lwd=2)
		lines(density(sample2[ind,]), col=i, lwd=2)
	}
	plot.new(); par(usr=usr2); abline(v=ratio[idx], col=1:3, lwd=2)

	for(x in seq(250,N, by=250)){
		plot.new(); plot.new(); par(usr=usr2)	
		h <- hist(ratio[1:x], breaks=seq(-0.05,3.55, by=0.1), plot=FALSE)
		h$density <- h$counts/N/0.1
		lines(h, freq=FALSE)
	}

#   plot.new(); plot.new(); par(usr=usr2)
#	curve(df(x, sampleSize-1, sampleSize-1), add=TrUE, col='red', lwd=2)

dev.off()


pdf('F_simulated.pdf', height=2/3*w, width=2*w)

	par(mar=c(3,3,2,0.5), mgp=c(1.8,0.5,0), tcl=-0.4)

	hist(ratio, breaks=seq(-0.05,3.55, by=0.1), xlab='Variance ratio', freq=FALSE, main='')

	abline(v=quantile(ratio, c(0.025, 0.975)), col='red', lwd=2)
	abline(v=quantile(ratio, c(0.005, 0.995)), col='red', lwd=2, lty=2)
	
	curve(df(x, sampleSize-1, sampleSize-1), add=TrUE, col='red', n=500)

dev.off()



## FOr PrACTICAL
x <- 1:4
y <- 4*x + 5 + c(0.50,-2,2.58,-1)

mod <- lm(y ~ x)
coef(mod)
model.matrix(mod)
resid(mod)
model.matrix(mod) %*% coef(mod)
predict(mod)
model.matrix(mod) %*% coef(mod) + resid(mod)
print(y)

# HArDCOrE MATHS
D <- model.matrix(mod)

t(D) %*% y

# coefficients
solve(t(D) %*% D) %*% t(D) %*% y
# predictions
D%*%solve(t(D) %*% D) %*% t(D) %*% y

# hat matrix yhat = hat * y
D%*%solve(t(D) %*% D) %*% t(D)


# anova
k <- 2; n <- 4
nk <- n * k
f <- gl(n,k, labels=c('Control','Manip','Treat 1','Treat 2'))
# y <- rnorm(n*k, mean=rep(c(3,3.5,6.5,8), each=k))
y <- c(1.58, 4.16, 4.26, 3.18, 6.79, 6.73, 6.33, 8.73)

yhat <- tapply(y,f,mean)

# contrasts - two alternative versions.
mod <- lm(y ~ f)

alt <- matrix(c(1/4,1/4,1/4,1/4, -1,1,0,0,0,0,-1,1,1/2,1/2,-1/2,-1/2), ncol=4)
crossprod(alt) # orthogonal
f2 <- C(f, solve(t(alt))[,-1])
mod2 <- lm(y ~ f2)

summary(mod)
summary(mod2)

# saturated model
f3 <- gl(8,1)
mod3 <- lm(y ~ f3)


x <- seq(along=y)-0.5
mid <- c(1,3,5,7)

pdf('Anova.pdf', height=w, width=w)

	par(mar=c(3,3,0.5,0.5), mgp=c(1.8,0.5,0), tcl=-0.4)

	plot(y ~ x, xaxt='n', xlab='', xlim=c(0,nk), ylim=c(0,max(y)), col=unclass(f), pch=21, cex=1.4, lwd=1.4)
	axis(side=1, at=mid,  labels=levels(f))
	
	gap <- 0.2
	arrows(c(0,2,4,6) + gap, yhat, c(2,4,6,8) - gap, yhat, col=1:4, code=0, lwd=2)


dev.off()


pdf('AnovaModel1.pdf', height=w, width=w)

	par(mar=c(3,3,0.5,0.5), mgp=c(1.8,0.5,0), tcl=-0.4)

	plot(y ~ x, xaxt='n', xlab='', xlim=c(0,nk + 4), ylim=c(0,max(y)), col=unclass(f), pch=21, cex=1.4, lwd=1.4)
	axis(side=1, at=mid,  labels=levels(f))

	abline(h=c(0,yhat), col='grey')
	
	gap <- 0.2
	arrows(c(0,2,4,6) + gap, yhat, c(2,4,6,8) - gap, yhat, col=1:4, code=0, lwd=2)

    arrows2(nk + 0.5, 0 ,nk + 0.5, yhat[1])
    arrows2(nk + 1:3+0.5, yhat[1] , nk + 1:3 +0.5, yhat[-1])
    
    lab <- parse(text=paste('beta[',1:4,']', sep=''))
    text((nk + 0:3) + 0.9, yhat[1] + c(-cf[1], cf[-1])/2, lab, col='red', cex=1.2)

dev.off()

pdf('AnovaModel2.pdf', height=w, width=w)

	par(mar=c(3,3,0.5,0.5), mgp=c(1.8,0.5,0), tcl=-0.4)

	plot(y ~ x, xaxt='n', xlab='', xlim=c(0,nk + 4), ylim=c(0,max(y)), col=unclass(f), pch=21, cex=1.4, lwd=1.4)
	axis(side=1, at=mid,  labels=levels(f))

	abline(h=c(0,yhat), col='grey')
	
	gap <- 0.2
	arrows(c(0,2,4,6) + gap, yhat, c(2,4,6,8) - gap, yhat, col=1:4, code=0, lwd=2)

    arrows2(nk + 0.5, 0 ,nk + 0.5, yhat[1])
    arrows2(nk + 1:3+0.5, yhat[1] , nk + 1:3 +0.5, yhat[-1])
    
    lab <- parse(text=paste('beta[',1:4,']', sep=''))
  
  	cf <- coef(mod2)
	
	abline(h=mean(y), lty=2)
	abline(h=mean(y), lty=2)
	arrows(c(0,2,4,6), yhat, c(2,4,6,8), yhat, col=1:4, code=0, lwd=2)
    arrows2(9, 0 , 9, cf[1])

dev.off()




x <- rep((0:9)+0.5, times=3)
f <- gl(3,10, labels=LETTErS[1:3])
# y <- 0.25*x + unclass(f) + rnorm(30, sd=0.3)
y <-  c(1.05, 1.073, 1.924, 2.17, 1.836, 2.513, 2.593, 2.826, 
		3.106, 3.387, 2.113, 2.712, 2.364, 3.092, 2.617, 2.889, 3.225, 
		4.068, 3.736, 4.812, 3.297, 3.719, 3.378, 3.827, 4.364, 4.062, 
		4.339, 4.776, 5.492, 5.513)

mod <- lm(y ~ x + f)
pred <- predict(mod)
resid <- resid(mod)

cf <- as.list(coef(mod))
names(cf)[1] <- 'a'

predPoints <-  data.frame(x=c(2,5,8), f=LETTErS[3:1])
predPoints$y <- predict(mod, newdata=predPoints)

regrEnds <-  data.frame(x=rep(c(-2,12), times=3), f=rep(LETTErS[1:3], each=2))
regrEnds$y <- predict(mod, newdata=regrEnds)


pdf('ScatterplotSingle.pdf', height=w, width=6)

	par(mar=c(4,4,1,1), mgp=c(2.5,0.8,0), tcl=-0.4)

	plot(y ~ x, col=1, pch=21, cex=1.4, xlim=c(0,max(x)), ylim=c(0,max(y)), lwd=1.4)
	

dev.off()


pdf('ScatterplotGroup.pdf', height=w, width=6)

	par(mar=c(4,4,1,1), mgp=c(2.5,0.8,0), tcl=-0.4)

	plot(y ~ x, col=unclass(f), pch=21, cex=1.4, xlim=c(0,max(x)), ylim=c(0,max(y)), lwd=1.4)
	
	with(cf, abline(a= a, b=x, col=1))
	with(cf, abline(a= a + fB, b=x, col=2))
	with(cf, abline(a= a + fC, b=x, col=3))

dev.off()

pdf('CoefMarkup.pdf', height=w, width=6)

	par(mar=c(4,4,1,1), mgp=c(2.5,0.8,0), tcl=-0.4)

	plot(y ~ x, col='gray', pch=21, cex=1.4, xlim=c(0,max(x)), ylim=c(0,max(y)), lwd=1.4)
	
	with(cf, abline(a= a, b=x, col='grey'))
	with(cf, abline(a= a + fB, b=x, col='grey'))
	with(cf, abline(a= a + fC, b=x, col='grey'))
	
	abline(v=0, lty=2)
	abline(h=0, lty=2)
	abline(h=cf$a, lty=2)
	
	
	sep <- 0.05; labsep <- 0.4
	with(predPoints, {
		lo <- 0; hi <- cf$a
		arrows2(x, lo + sep, x, hi - sep)
	    text2(x + labsep, (lo+hi)/2, expression(alpha))
	})
	
	with(predPoints, {
		lo <- cf$a; hi <- y - c(cf$fC, cf$fB, 0)
		arrows2(x, lo + sep, x,  hi - sep)
		text2(x + labsep, (lo+hi)/2, expression(beta*x))
	})
	
	with(predPoints[-3,], {
	 lo <-  y - c(cf$fC, cf$fB); hi <- y
	 arrows2(x, lo + sep, x,  hi - sep)
	 text2(x + labsep, (lo+hi)/2 + c(0.5,0), c(expression(epsilon), expression(delta)))
	})
	
dev.off()

# more complex example model matrix
y <- rnorm(20)
x1 <- rnorm(20)
x2 <- rnorm(20)
x3 <- rnorm(20)
xf <- gl(4,5)

D <- model.matrix(y ~ x1 + x2 + x3 + xf)

# coefficients
solve(t(D) %*% D) %*% t(D) %*% y
# predictions
D%*%solve(t(D) %*% D) %*% t(D) %*% y
